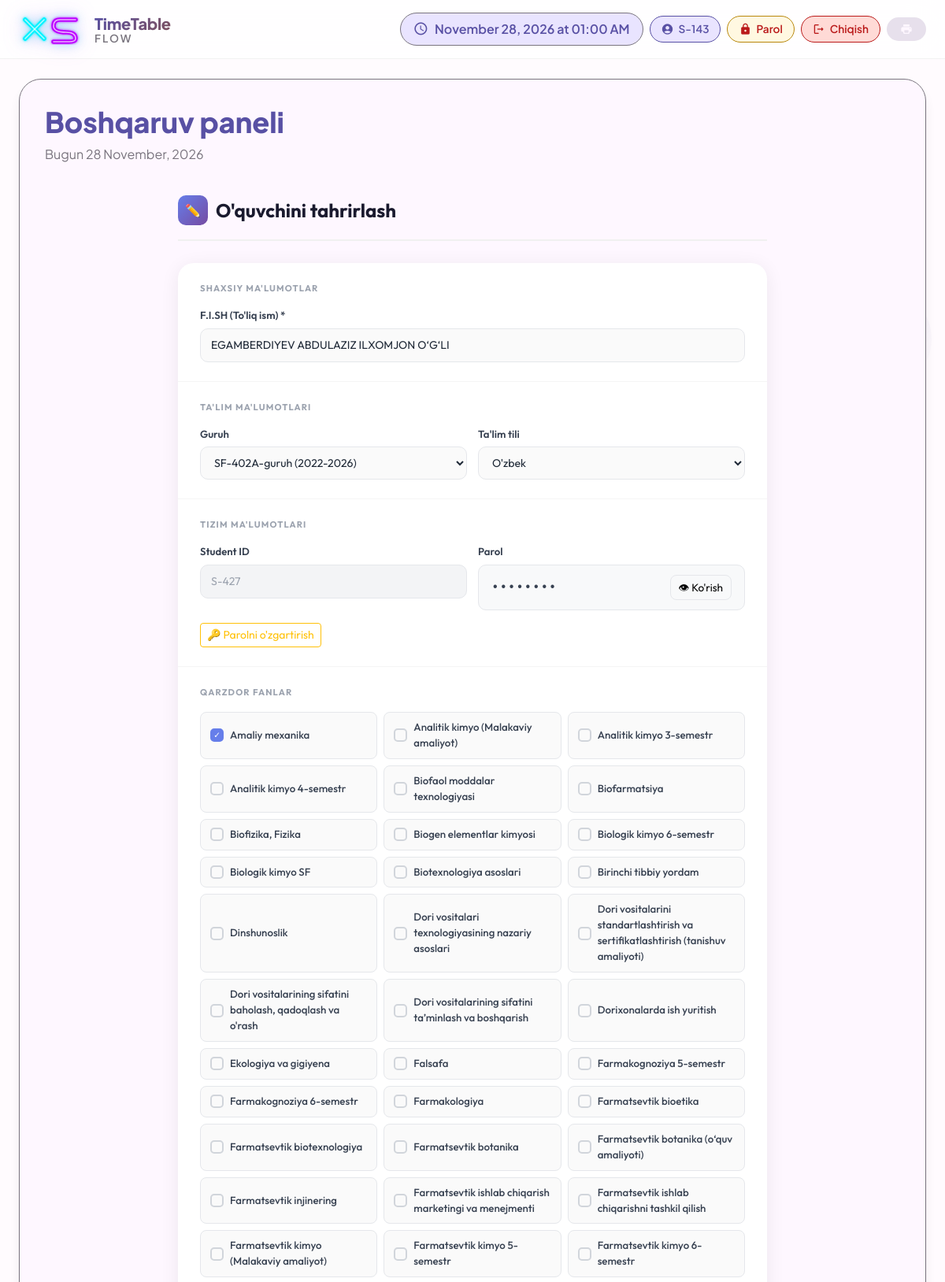
/raspisaniya/student/3114/update/ (signed in, upper part), run on the app's committed database.
### raspisaniya/models.py (models this page shows, shortened)
class Student(models.Model):
    user = models.OneToOneField(User, on_delete=models.SET_NULL, null=True, blank=True,related_name='student')
    student_id = models.CharField(max_length=20, unique=True, null=True, blank=True)
    first_name = models.CharField(max_length=50)
    last_name = models.CharField(max_length=50)
    group = models.ForeignKey(Group, on_delete=models.SET_NULL, null=True, blank=True)
    language = models.CharField(max_length=10, choices=LANGUAGE_CHOICES, default='uz')
    debts = models.ManyToManyField(Subject, related_name='debt_students', blank=True)

class Subject(models.Model):
    name = models.CharField(max_length=100, unique=True)

### raspisaniya/views/students.py (the view, shortened to what this page needs)
# urls.py: path('student/<int:pk>/update/', views.student_update, name='student_update'),
@login_required
def student_update(request, pk):
    student = get_object_or_404(Student, pk=pk)
    form = StudentForm(instance=student)
    return render(request, 'raspisaniya/student_update.html', {
        'form': form,
        'student': student,
        'subjects': Subject.objects.all(),
        'groups': Group.objects.all(),
        'selected_debts': list(student.debts.values_list('id', flat=True)),
    })

### raspisaniya/forms.py
class StudentForm(forms.ModelForm):
    class Meta:
        model = Student
        fields = ['first_name', 'last_name', 'group', 'language', 'debts']
        widgets = {
            'debts': forms.CheckboxSelectMultiple(),
        }

### templates/raspisaniya/student_update.html (shortened to what this page needs)
{% extends 'raspisaniya/base.html' %}
{% load widget_tweaks %}
{% block content %}
<div class="form-page">
    <div class="form-title">
        <div class="icon">✏️</div>
        O'quvchini tahrirlash
    </div>
    <div class="form-card">
        <form method="post">
            <div class="form-section">
                <div class="section-label">Shaxsiy ma'lumotlar</div>
                <div class="field">
                    <label>F.I.SH (To'liq ism) *</label>
                    <input type="text" name="first_name"
                           value="{{ student.first_name }}"
                           placeholder="Masalan: KARIMOV JASUR ALISHER O'G'LI"
                           required style="width:100%;">
                </div>
            </div>
            <div class="form-section">
                <div class="section-label">Ta'lim ma'lumotlari</div>
                <div class="field-group">
                    <div class="field">
                        <label>Guruh</label>
                        <select name="group">
                            {% for g in form.group.field.queryset %}
                            <option value="{{ g.id }}" {% if form.group.value|stringformat:"s" == g.id|stringformat:"s" %}selected{% endif %}>{{ g.name }}</option>
                            {% endfor %}
                        </select>
                    </div>
                    <div class="field">
                        <label>Ta'lim tili</label>
                        <select name="language">
                            <option value="uz" {% if form.language.value == 'uz' %}selected{% endif %}>O'zbek</option>
                        </select>
                    </div>
                </div>
            </div>
            <div class="form-section">
                <div class="section-label">Tizim ma'lumotlari</div>
                <div class="field-group">
                    <div class="field">
                        <label>Student ID</label>
                        <input type="text" value="{{ student.student_id|default:'—' }}" disabled style="background:#f3f4f6; color:#9ca3af;">
                    </div>
                    <div class="field">
                        <label>Parol</label>
                        <div class="pwd-box">
                            <span class="pwd-value" id="pwd-hidden">••••••••</span>
                            <button type="button" class="btn-eye" onclick="togglePwd()">👁 Ko'rish</button>
                        </div>
                    </div>
                </div>
                <div class="mt-3">
                    <button type="button" class="btn btn-sm btn-outline-warning"
                        onclick="document.getElementById('pwd-change').style.display='block'; this.style.display='none'">
                        🔑 Parolni o'zgartirish
                    </button>
                </div>
            </div>
            <div class="form-section">
                <div class="section-label">Qarzdor fanlar</div>
                {% if form.debts.field.queryset %}
                <div class="subjects-grid">
                    {% for subj in form.debts.field.queryset %}
                    <label class="subject-item">
                        <div class="check-box"></div>
                        <span class="subj-name">{{ subj.name }}</span>
                    </label>
                    {% endfor %}
                </div>
                {% else %}
                <p style="color:#9ca3af;font-size:0.85rem;margin:0;">Fan yo'q</p>
                {% endif %}
            </div>
        </form>
    </div>
</div>
{% endblock %}

### templates/raspisaniya/base.html (shortened to what this page needs)
{% load static %}
<!DOCTYPE html>
<html lang="uz">
<head>
    <link href="https://cdn.jsdelivr.net/npm/bootstrap@5.3.2/dist/css/bootstrap.min.css" rel="stylesheet">
</head>
<body>
    <div class="bubbles" id="bubbles"></div>
    <div class="app-bar" id="appBar">
        <div class="container-fluid px-4">
            <div class="d-flex justify-content-between align-items-center">
                <div class="d-flex align-items-center gap-3">
                    <a href="{% url 'reset_database' %}" class="xs-main-logo" title="Reset Database" style="text-decoration: none; display: inline-block;">
                    </a>
                    <a href="{% url 'lesson_list' %}" class="text-decoration-none">
                        <div style="line-height:1.15;">
                            <div style="font-size:1.25rem;font-weight:800;background:linear-gradient(135deg,var(--md-primary),var(--md-tertiary));-webkit-background-clip:text;-webkit-text-fill-color:transparent;letter-spacing:-0.3px;">TimeTable</div>
                            <div style="font-size:0.85rem;font-weight:600;color:var(--md-outline);letter-spacing:2px;text-transform:uppercase;">Flow</div>
                        </div>
                    </a>
                </div>
                <div class="d-flex gap-2 align-items-center flex-wrap">
                    <div class="current-time d-none d-lg-flex">
                        <span class="material-icons-round">schedule</span>
                        <span id="timeDisplay">--:--</span>
                    </div>
                    {% if user.is_authenticated %}
                    <div class="user-chip">
                        <span class="material-icons-round">
                        </span>
                        <span>{{ user.get_full_name|default:user.username }}</span>
                    </div>
                    <a href="{% url 'change_password' %}" class="logout-chip d-none d-lg-inline-flex" style="background:#fff8e1; color:#b8860b; border-color:#b8860b;">
                        <span class="material-icons-round">lock</span>Parol
                    </a>
                    <a href="{% url 'logout' %}" class="logout-chip d-none d-lg-inline-flex">
                        <span class="material-icons-round">logout</span>Chiqish
                    </a>
                    {% endif %}
                    <button class="md-chip" onclick="window.print()">
                        <span class="material-icons-round">print</span>
                    </button>
                </div>
            </div>
        </div>
    </div>
    <div class="container-fluid px-4">
        <div class="md-surface">
            <div class="d-flex justify-content-between align-items-center mb-4">
                <div>
                    <h1 class="display-small d-inline-flex align-items-center gap-2">
                        {% block page_title %}Boshqaruv paneli{% endblock %}
                    </h1>
                    <p class="body-large">{% block page_subtitle %}Bugun {% now "j F, Y" %}{% endblock %}</p>
                </div>
            </div>
            {% block content %}{% endblock %}
        </div>
    </div>
</body>
</html>

### templates/raspisaniya/base.html (style rules this page uses)
* { margin: 0; padding: 0; box-sizing: border-box; }
:root { --md-primary: #5850a4; --md-primary-container: #e9e4ff; --md-secondary: #625b71; --md-secondary-container: #e8def8; --md-tertiary: #7d5260; --md-tertiary-container: #ffd8e4; --md-surface: #fef7ff; --md-surface-variant: #e7e0ec; --md-background: #fffbfe; --md-error: #ba1a1a; --md-error-container: #ffdad6; --md-outline: #79747e; --md-shadow: 0 4px 6px -2px rgba(0,0,0,0.05), 0 10px 15px -3px rgba(0,0,0,0.1); }
body { font-family: 'Plus Jakarta Sans', sans-serif; background: var(--md-background); color: var(--md-surface); transition: all 0.3s ease; min-height: 100vh; position: relative; }
.bubbles { position: fixed; width: 100%; height: 100%; z-index: -1; overflow: hidden; top: 0; left: 0; }
.app-bar { background: rgba(255,255,255,0.8); backdrop-filter: blur(20px); -webkit-backdrop-filter: blur(20px); border-bottom: 1px solid rgba(0,0,0,0.05); padding: 1rem 0; position: fixed; width: 100%; top: 0; z-index: 1000; transition: all 0.3s ease; }
.user-chip { display: inline-flex; align-items: center; gap: 6px; padding: 6px 14px; border-radius: 40px; background: var(--md-primary-container); color: var(--md-primary) !important; font-weight: 600; font-size: 0.85rem; border: 1px solid var(--md-primary); }
.user-chip .material-icons-round { font-size: 1rem; color: inherit; }
.logout-chip { display: inline-flex; align-items: center; gap: 6px; padding: 6px 14px; border-radius: 40px; background: #ffdad6; color: #ba1a1a !important; font-weight: 600; font-size: 0.85rem; border: 1px solid #ba1a1a; text-decoration: none; transition: all 0.2s ease; }
.logout-chip .material-icons-round { font-size: 1rem; color: inherit; }
.xs-main-logo { display: inline-flex; text-decoration: none; transition: transform 0.25s cubic-bezier(0.4,0,0.2,1), filter 0.25s ease; filter: drop-shadow(0 0 6px rgba(34,211,238,0.4)) drop-shadow(0 0 12px rgba(168,85,247,0.3)); }
.current-time { display: flex; align-items: center; gap: 8px; padding: 8px 16px; background: var(--md-primary-container); border-radius: 32px; color: var(--md-primary); font-weight: 600; border: 1px solid var(--md-outline); }
.current-time .material-icons-round { font-size: 1.2rem; }
.md-surface { background: var(--md-surface); border-radius: 28px; box-shadow: var(--md-shadow); padding: 2rem; margin-top: 100px; margin-bottom: 2rem; border: 1px solid var(--md-outline); transition: all 0.3s ease; animation: surfaceAppear 0.6s ease; }
.md-chip { display: inline-flex; align-items: center; gap: 8px; padding: 6px 16px; border-radius: 32px; background: var(--md-surface-variant); color: var(--md-surface); font-size: 0.9rem; font-weight: 500; border: 1px solid transparent; transition: all 0.2s ease; cursor: pointer; }
.md-chip .material-icons-round { font-size: 1rem; }
.display-small { font-size: 2.25rem; font-weight: 800; line-height: 1.2; color: var(--md-primary); }
.body-large { font-size: 1rem; line-height: 1.5; color: var(--md-outline); }

### data on the page
Student: first_name "EGAMBERDIYEV ABDULAZIZ ILXOMJON O‘G‘LI", language "O'zbek", student_id "S-427"
Subject: name "Amaliy mexanika"
Subject: name "Analitik kimyo (Malakaviy amaliyot)"
Subject: name "Analitik kimyo 3-semestr"
Subject: name "Analitik kimyo 4-semestr"
Subject: name "Biofaol moddalar texnologiyasi"
Subject: name "Biofarmatsiya"
Subject: name "Biofizika, Fizika"
Subject: name "Biogen elementlar kimyosi"
Subject: name "Biologik kimyo 6-semestr"
Subject: name "Biologik kimyo SF"
Subject: name "Biotexnologiya asoslari"
Subject: name "Birinchi tibbiy yordam"
Subject: name "Dinshunoslik"
Subject: name "Dori vositalari texnologiyasining nazariy asoslari"
Subject: name "Dori vositalarini standartlashtirish va sertifikatlashtirish (tanishuv amaliyoti)"
Subject: name "Dori vositalarining sifatini baholash, qadoqlash va o'rash"
Subject: name "Dori vositalarining sifatini ta’minlash va boshqarish"
Subject: name "Dorixonalarda ish yuritish"
Subject: name "Ekologiya va gigiyena"
Subject: name "Falsafa"
Subject: name "Farmakognoziya 5-semestr"
Subject: name "Farmakognoziya 6-semestr"
Subject: name "Farmakologiya"
Subject: name "Farmatsevtik bioetika"
Subject: name "Farmatsevtik biotexnologiya"
Subject: name "Farmatsevtik botanika"
Subject: name "Farmatsevtik botanika (o‘quv amaliyoti)"
Subject: name "Farmatsevtik injinering"
Subject: name "Farmatsevtik ishlab chiqarish marketingi va menejmenti"
Subject: name "Farmatsevtik ishlab chiqarishni tashkil qilish"
Subject: name "Farmatsevtik kimyo (Malakaviy amaliyot)"
Subject: name "Farmatsevtik kimyo 5-semestr"
Subject: name "Farmatsevtik kimyo 6-semestr"

### other printed values
{{ user.get_full_name|default:user.username }} "S-143"
form field group "SF-402A-guruh (2022-2026)"
